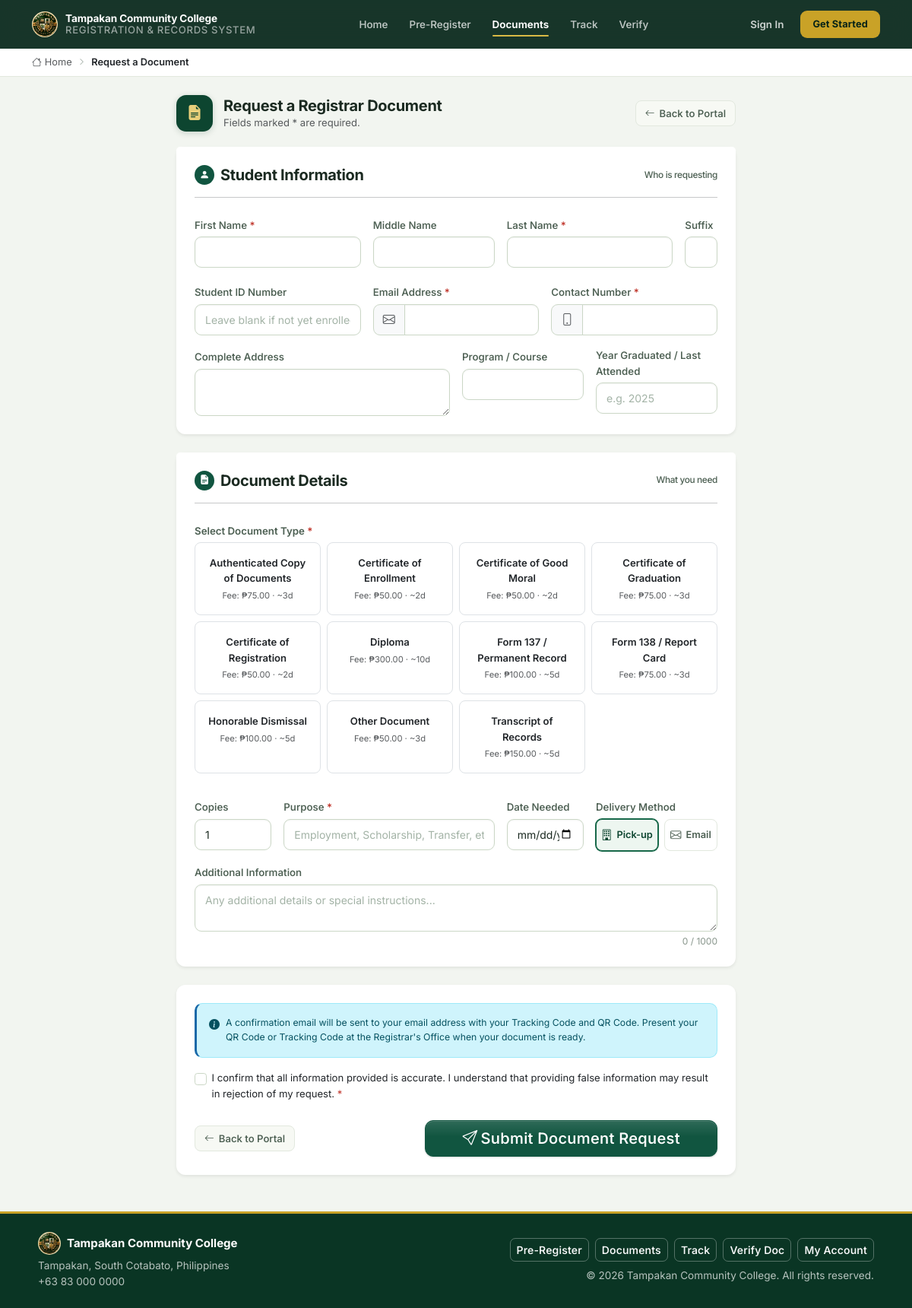
Page /student/document_request.php on the committed database.
### tables this page shows
CREATE TABLE document_types (
    id              INT UNSIGNED    NOT NULL AUTO_INCREMENT,
    code            VARCHAR(30)     NOT NULL,
    name            VARCHAR(200)    NOT NULL,
    description     TEXT                NULL DEFAULT NULL,
    fee             DECIMAL(10,2)   NOT NULL DEFAULT 0.00,
    processing_days INT             NOT NULL DEFAULT 3,
    is_active       TINYINT(1)      NOT NULL DEFAULT 1,
    created_at      DATETIME        NOT NULL DEFAULT CURRENT_TIMESTAMP,
    PRIMARY KEY (id),
    UNIQUE KEY uq_doc_code (code)
);

CREATE TABLE system_settings (
    id            INT UNSIGNED    NOT NULL AUTO_INCREMENT,
    setting_key   VARCHAR(100)    NOT NULL,
    setting_value TEXT                NULL DEFAULT NULL,
    label         VARCHAR(200)        NULL DEFAULT NULL,
    description   TEXT                NULL DEFAULT NULL,
    updated_by    INT UNSIGNED        NULL DEFAULT NULL,
    updated_at    DATETIME        NOT NULL DEFAULT CURRENT_TIMESTAMP ON UPDATE CURRENT_TIMESTAMP,
    PRIMARY KEY (id),
    UNIQUE KEY uq_setting_key (setting_key),
    CONSTRAINT fk_setting_user FOREIGN KEY (updated_by) REFERENCES users (id) ON DELETE SET NULL
);

### includes/helpers.php (called while the page is built, shortened)
<?php
require_once __DIR__ . '/db.php';
require_once __DIR__ . '/components.php';
function isStudentLoggedIn(): bool
{
    return !empty($_SESSION['student_id']);
}
function currentStudent(): ?array
{
    if (!isStudentLoggedIn()) return null;
    return $_SESSION['student'] ?? null;
}
function e(mixed $value): string
{
    return htmlspecialchars((string) $value, ENT_QUOTES, 'UTF-8');
}
function getSetting(string $key, string $default = ''): string
{
    static $cache = [];
    if (!isset($cache[$key])) {
        $val = db()->fetchValue(
            "SELECT setting_value FROM system_settings WHERE setting_key = ?",
            [$key]
        );
        $cache[$key] = ($val !== null) ? (string)$val : $default;
    }
    return $cache[$key];
}
function formatCurrency(float $amount, string $symbol = '₱'): string
{
    return $symbol . number_format($amount, 2);
}
function post(string $key, mixed $default = ''): string
{
    return isset($_POST[$key]) ? trim($_POST[$key]) : $default;
}
function getActiveDocumentTypes(): array
{
    return db()->fetchAll("SELECT * FROM document_types WHERE is_active = 1 ORDER BY name ASC");
}

### includes/db.php (called while the page is built, shortened)
<?php
class Database
{
    private static ?Database $instance = null;
    private PDO $pdo;
    private function __construct()
    {
        $dsn = sprintf(
            'mysql:host=%s;port=%d;dbname=%s;charset=%s',
            DB_HOST, DB_PORT, DB_NAME, DB_CHARSET
        );
        $options = [
            PDO::ATTR_ERRMODE            => PDO::ERRMODE_EXCEPTION,
            PDO::ATTR_DEFAULT_FETCH_MODE => PDO::FETCH_ASSOC,
            PDO::ATTR_EMULATE_PREPARES   => false,
            PDO::MYSQL_ATTR_INIT_COMMAND => "SET NAMES utf8mb4 COLLATE utf8mb4_unicode_ci",
        ];
        try {
            $this->pdo = new PDO($dsn, DB_USER, DB_PASS, $options);
        } catch (PDOException $e) {
            if (APP_DEBUG) {
                die('<div style="font-family:monospace;padding:20px;color:red;">
                    <strong>Database Connection Error:</strong><br>' .
                    htmlspecialchars($e->getMessage()) . '</div>');
            } else {
                die('<div style="font-family:sans-serif;padding:20px;">
                    A system error occurred. Please contact the administrator.</div>');
            }
        }
    }
    public static function getInstance(): Database
    {
        if (self::$instance === null) {
            self::$instance = new self();
        }
        return self::$instance;
    }
    public function fetchAll(string $sql, array $params = []): array
    {
        $stmt = $this->pdo->prepare($sql);
        $stmt->execute($params);
        return $stmt->fetchAll();
    }
    public function fetchValue(string $sql, array $params = []): mixed
    {
        $stmt = $this->pdo->prepare($sql);
        $stmt->execute($params);
        $val = $stmt->fetchColumn();
        return $val !== false ? $val : null;
    }
}
function db(): Database
{
    return Database::getInstance();
}

### student/document_request.php (the view, shortened to what this page needs)
<?php
require_once __DIR__ . '/../includes/db.php';
require_once __DIR__ . '/../includes/helpers.php';
$schoolName   = getSetting('school_name', 'Tampakan Community College');
$docTypes     = getActiveDocumentTypes();
$student      = currentStudent();
$pre = [
    'first_name'     => $student['first_name']     ?? '',
    'middle_name'    => $student['middle_name']    ?? '',
    'last_name'      => $student['last_name']      ?? '',
    'suffix'         => $student['suffix']         ?? '',
    'student_id'     => $student['student_no']     ?? '',
    'email'          => $student['email']          ?? '',
    'contact_number' => $student['contact_number'] ?? '',
    'address'        => '',
    'program'        => '',
    'year_graduated' => '',
];
$inPortal  = isStudentLoggedIn();
if ($inPortal) {
    include __DIR__ . '/../includes/partials/head.php';
    include __DIR__ . '/../includes/partials/student_sidebar.php';
    echo '<div class="main-content">';
    include __DIR__ . '/../includes/partials/student_topbar.php';
    echo '<div class="page-content"><div class="container-fluid py-1 px-3 px-lg-4">';
} else {
    include __DIR__ . '/../includes/partials/portal_head.php';
    include __DIR__ . '/../includes/partials/portal_nav.php';
?>
<div class="portal-crumbs">
  <div class="container py-2 d-flex align-items-center gap-2">
    <a href="<?= BASE_URL ?>/student/index.php" class="text-muted text-decoration-none">
      <i class="bi bi-house me-1"></i>Home
    </a>
    <i class="bi bi-chevron-right" style="font-size:.6rem;"></i>
    <span class="fw-semibold text-dark">Request a Document</span>
  </div>
</div>
<div class="container py-4">
<?php } ?>
  <div class="row <?= $inPortal ? '' : 'justify-content-center' ?>">
    <div class="<?= $inPortal ? 'col-12' : 'col-lg-8' ?>">
<?= ui_portal_header(
    'Request a Registrar Document',
    'Fields marked * are required.',
    'file-earmark-text-fill',
    BASE_URL . ($inPortal ? '/student/dashboard.php' : '/student/index.php'),
    $inPortal ? 'Back to Dashboard' : 'Back to Portal'
) ?>
<form method="POST" action="" id="doc-form" novalidate>
  <div class="card border-0 shadow-sm mb-4" style="border-radius:12px;">
    <div class="card-header border-0 bg-white pt-4 px-4 pb-0">
      <h5 class="fw-bold mb-0 d-flex align-items-center gap-2">
        <span class="section-num"><i class="bi bi-person-fill"></i></span>
        Student Information
        <span class="dreq-sec-sub ms-auto">Who is requesting</span>
      </h5>
      <hr class="mt-3 mb-0">
    </div>
    <div class="card-body p-4">
      <div class="row g-3">
        <div class="col-md-4">
          <label class="form-label">First Name <span class="required-mark">*</span></label>
          <input type="text" name="first_name" class="form-control"
                 value="<?= e(post('first_name', $pre['first_name'])) ?>" required maxlength="100">
        </div>
        <div class="col-md-3">
          <label class="form-label">Middle Name</label>
          <input type="text" name="middle_name" class="form-control"
                 value="<?= e(post('middle_name', $pre['middle_name'])) ?>" maxlength="100">
        </div>
        <div class="col-md-4">
          <label class="form-label">Last Name <span class="required-mark">*</span></label>
          <input type="text" name="last_name" class="form-control"
                 value="<?= e(post('last_name', $pre['last_name'])) ?>" required maxlength="100">
        </div>
        <div class="col-md-1">
          <label class="form-label">Suffix</label>
          <input type="text" name="suffix" class="form-control"
                 value="<?= e(post('suffix', $pre['suffix'])) ?>" maxlength="20">
        </div>
      </div>
      <div class="row g-3 mt-1">
        <div class="col-md-4">
          <label class="form-label">Student ID Number</label>
          <input type="text" name="student_id" class="form-control"
                 value="<?= e(post('student_id', $pre['student_id'])) ?>" maxlength="50"
                 placeholder="Leave blank if not yet enrolled">
        </div>
        <div class="col-md-4">
          <label class="form-label">Email Address <span class="required-mark">*</span></label>
          <div class="input-group">
            <span class="input-group-text bg-light"><i class="bi bi-envelope text-muted"></i></span>
            <input type="email" name="email" class="form-control"
                   value="<?= e(post('email', $pre['email'])) ?>" required maxlength="150">
          </div>
        </div>
        <div class="col-md-4">
          <label class="form-label">Contact Number <span class="required-mark">*</span></label>
          <div class="input-group">
            <span class="input-group-text bg-light"><i class="bi bi-phone text-muted"></i></span>
            <input type="tel" name="contact_number" class="form-control"
                   value="<?= e(post('contact_number', $pre['contact_number'])) ?>" required maxlength="20">
          </div>
        </div>
        <div class="col-md-6">
          <label class="form-label">Complete Address</label>
          <textarea name="address" class="form-control" rows="2" maxlength="500"><?= e(post('address', $pre['address'])) ?></textarea>
        </div>
        <div class="col-md-3">
          <label class="form-label">Program / Course</label>
          <input type="text" name="program" class="form-control"
                 value="<?= e(post('program', $pre['program'])) ?>" maxlength="200">
        </div>
        <div class="col-md-3">
          <label class="form-label">Year Graduated / Last Attended</label>
          <input type="text" name="year_graduated" class="form-control"
                 value="<?= e(post('year_graduated', $pre['year_graduated'])) ?>" maxlength="10" placeholder="e.g. 2025">
        </div>
      </div>
    </div>
  </div>
  <div class="card border-0 shadow-sm mb-4" style="border-radius:12px;">
    <div class="card-header border-0 bg-white pt-4 px-4 pb-0">
      <h5 class="fw-bold mb-0 d-flex align-items-center gap-2">
        <span class="section-num"><i class="bi bi-file-earmark-text-fill"></i></span>
        Document Details
        <span class="dreq-sec-sub ms-auto">What you need</span>
      </h5>
      <hr class="mt-3 mb-0">
    </div>
    <div class="card-body p-4">
      <label class="form-label fw-semibold">Select Document Type <span class="required-mark">*</span></label>
      <div class="row g-2 mb-3" id="doc-type-grid">
        <?php foreach ($docTypes as $dt): ?>
        <div class="col-sm-6 col-md-4 col-xl-3">
          <label class="d-block h-100" style="cursor:pointer;">
            <div class="doc-type-card h-100 border rounded-3 p-3 text-center">
              <div class="fw-semibold mb-1"><?= e($dt['name']) ?></div>
              <div class="text-muted" style="font-size:.7rem;">
                Fee: <?= formatCurrency((float)$dt['fee']) ?> &middot; ~<?= (int)$dt['processing_days'] ?>d
              </div>
            </div>
          </label>
        </div>
        <?php endforeach; ?>
      </div>
      <div class="row g-3 mt-1">
        <div class="col-md-2">
          <label class="form-label">Copies</label>
          <input type="number" name="copies" class="form-control"
                 value="<?= e(post('copies','1')) ?>" min="1" max="10">
        </div>
        <div class="col-md-5">
          <label class="form-label">Purpose <span class="required-mark">*</span></label>
          <input type="text" name="purpose" class="form-control"
                 value="<?= e(post('purpose')) ?>" required maxlength="500"
                 placeholder="Employment, Scholarship, Transfer, etc.">
        </div>
        <div class="col-md-2">
          <label class="form-label">Date Needed</label>
          <input type="date" name="date_needed" class="form-control"
                 value="<?= e(post('date_needed')) ?>"
                 min="<?= date('Y-m-d', strtotime('+1 day')) ?>">
        </div>
        <div class="col-md-3">
          <label class="form-label">Delivery Method</label>
          <div class="dreq-opts">
            <label class="dreq-opt">
              <i class="bi bi-building"></i><span>Pick-up</span>
            </label>
            <label class="dreq-opt">
              <i class="bi bi-envelope"></i><span>Email</span>
            </label>
          </div>
        </div>
        <div class="col-12">
          <label class="form-label">Additional Information</label>
          <textarea name="additional_info" class="form-control" rows="2"
                    maxlength="1000" data-max-chars="1000"
                    placeholder="Any additional details or special instructions..."><?= e(post('additional_info')) ?></textarea>
        </div>
      </div>
    </div>
  </div>
  <div class="card border-0 shadow-sm mb-4" style="border-radius:12px;">
    <div class="card-body p-4">
      <div class="alert alert-info d-flex gap-2 mb-3">
        <i class="bi bi-info-circle-fill flex-shrink-0"></i>
        <div class="small">
          A confirmation email will be sent to your email address with your Tracking Code and QR Code.
          Present your QR Code or Tracking Code at the Registrar's Office when your document is ready.
        </div>
      </div>
      <div class="form-check mb-4">
        <input class="form-check-input" type="checkbox" id="agreePrivacy" required>
        <label class="form-check-label small" for="agreePrivacy">
          I confirm that all information provided is accurate. I understand that providing false
          information may result in rejection of my request. <span class="required-mark">*</span>
        </label>
      </div>
      <div class="d-flex align-items-center justify-content-between flex-wrap gap-3">
        <?= ui_back(BASE_URL . ($inPortal ? '/student/dashboard.php' : '/student/index.php'),
                    $inPortal ? 'Back to Dashboard' : 'Back to Portal') ?>
        <?= ui_btn('Submit Document Request', [
            'type' => 'submit', 'size' => 'lg', 'class' => 'px-5',
            'icon' => 'send', 'attrs' => 'id="submitBtn"'
        ]) ?>
      </div>
    </div>
  </div>
</form>
    </div>
  </div>
</div>
<?php if ($inPortal): ?>
<?php include __DIR__ . '/../includes/partials/footer.php'; ?>
<?php else: include __DIR__ . '/../includes/partials/portal_foot.php'; endif; ?>

### includes/partials/portal_foot.php (shortened to what this page needs)
<?php
$schoolName = $schoolName ?? getSetting('school_name', 'Tampakan Community College');
?>
<footer class="portal-footer mt-auto">
  <div class="container py-4">
    <div class="row align-items-center g-3">
      <div class="col-md-6 text-center text-md-start">
        <div class="d-flex align-items-center justify-content-center justify-content-md-start gap-2 mb-1">
          <img src="<?= BASE_URL ?>/assets/images/school_logo.png" alt=""
               class="brand-logo brand-logo-sm" style="width:30px;height:30px;">
          <div class="fw-bold text-white"><?= e($schoolName) ?></div>
        </div>
        <div class="small"><?= e(getSetting('school_address', 'Tampakan, South Cotabato, Philippines')) ?></div>
        <div class="small"><?= e(getSetting('school_phone', '')) ?></div>
      </div>
      <div class="col-md-6 text-center text-md-end">
        <div class="d-flex gap-2 justify-content-center justify-content-md-end mb-2 flex-wrap">
          <a href="<?= BASE_URL ?>/student/pre_registration.php" class="btn btn-sm btn-outline-light">Pre-Register</a>
          <a href="<?= BASE_URL ?>/student/document_request.php" class="btn btn-sm btn-outline-light">Documents</a>
          <a href="<?= BASE_URL ?>/student/track.php" class="btn btn-sm btn-outline-light">Track</a>
          <a href="<?= BASE_URL ?>/verify.php" class="btn btn-sm btn-outline-light">Verify Doc</a>
          <a href="<?= BASE_URL ?>/auth/login.php" class="btn btn-sm btn-outline-light">My Account</a>
        </div>
        <div class="small">&copy; <?= date('Y') ?> <?= e($schoolName) ?>. All rights reserved.</div>
      </div>
    </div>
  </div>
</footer>
</body>
</html>

### rows in the picture
document_types: name "Authenticated Copy of Documents", fee "₱75.00", processing_days "3"
document_types: name "Certificate of Enrollment", fee "₱50.00", processing_days "2"
document_types: name "Certificate of Good Moral", fee "₱50.00", processing_days "2"
document_types: name "Certificate of Graduation", fee "₱75.00", processing_days "3"
document_types: name "Certificate of Registration", fee "₱50.00", processing_days "2"
document_types: name "Diploma", fee "₱300.00", processing_days "10"
document_types: name "Form 137 / Permanent Record", fee "₱100.00", processing_days "5"
document_types: name "Form 138 / Report Card", fee "₱75.00", processing_days "3"
document_types: name "Honorable Dismissal", fee "₱100.00", processing_days "5"
document_types: name "Other Document", fee "₱50.00", processing_days "3"
document_types: name "Transcript of Records", fee "₱150.00", processing_days "5"
system_settings: setting_value "Tampakan, South Cotabato, Philippines"
system_settings: setting_value "+63 83 000 0000"

### other values in the picture
$schoolName "Tampakan Community College"
$l['label'] "Home"
$l['label'] "Pre-Register"
$l['label'] "Documents"
$l['label'] "Track"
$l['label'] "Verify"
$ttl "Request a Registrar Document"
$subtitle "Fields marked * are required."
$label "Back to Portal Back to Portal"
$inner "Submit Document Request"
